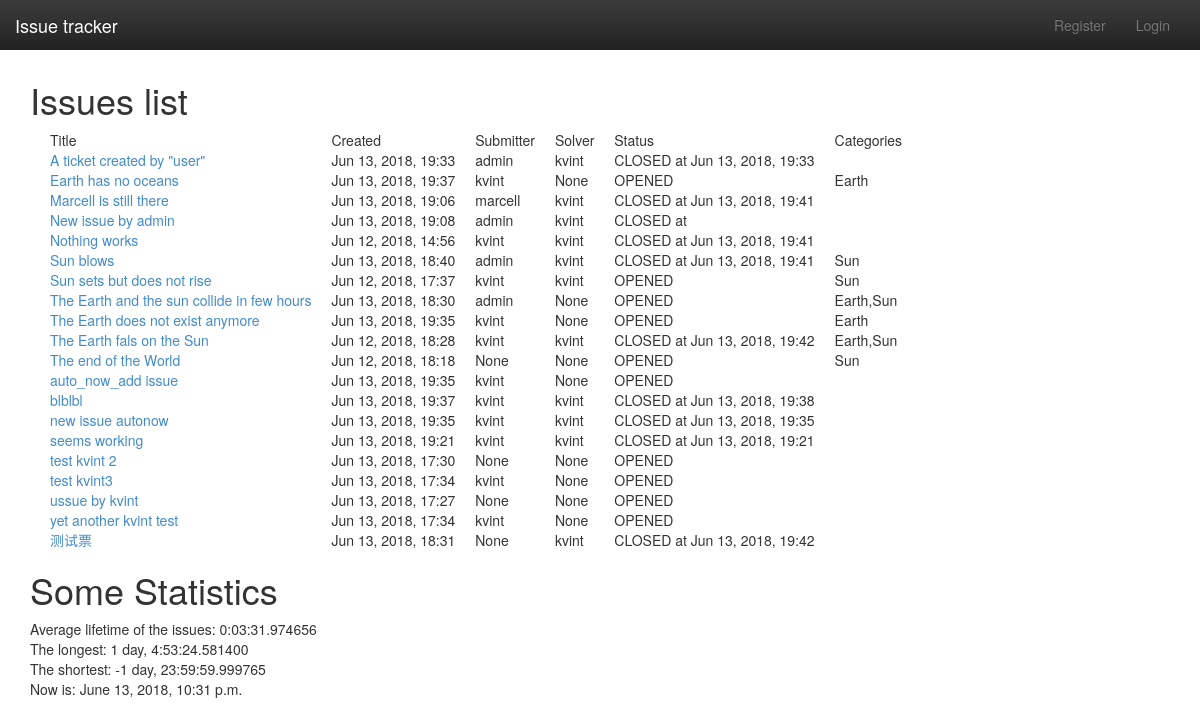
Before: / with the older database file.
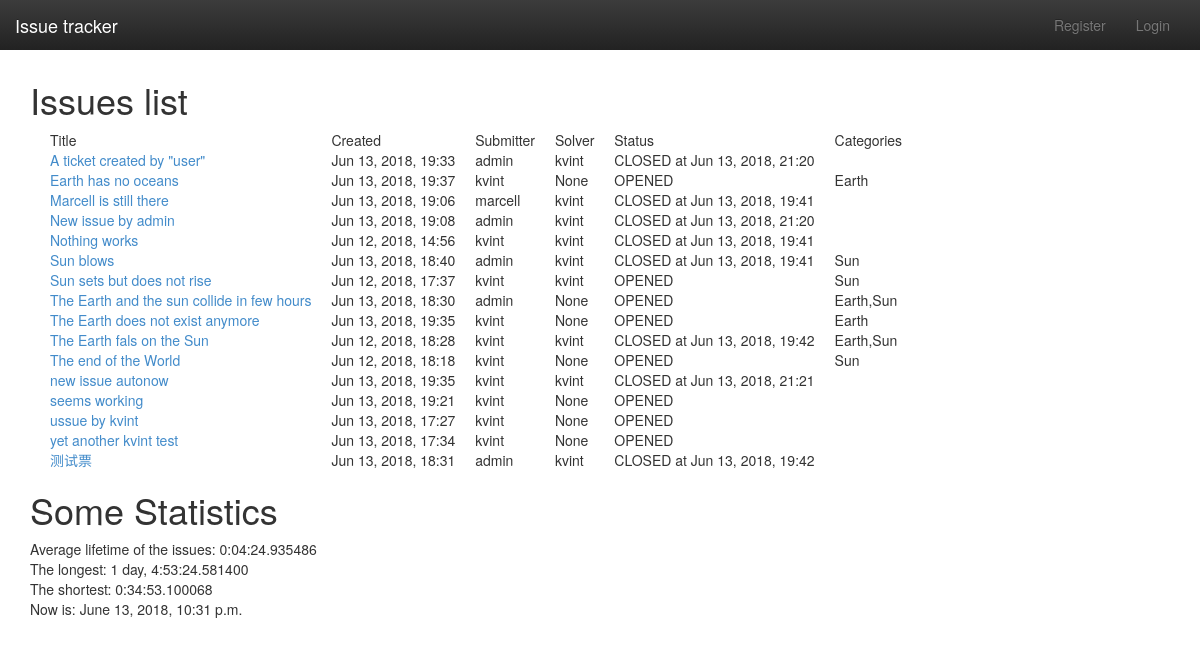
After: the same page with the newer database file.
### issuetracker/models.py (models this page shows, shortened)
class Ticket(models.Model):
    title = models.CharField(max_length=128)
    text = models.TextField()
    created = models.DateTimeField(auto_now_add=True)
    closed = models.BooleanField(default=False)
    closeddate = models.DateTimeField(null=True, blank=True, verbose_name=u'Closed date', auto_now_add=False)
    submitter = models.ForeignKey(User, related_name='Submitter', blank=True, null=True)
    solver = models.ForeignKey(User, default=None, blank=True, related_name='Solver', null=True)
    class Meta:
        ordering = ('title',)
    category      = models.ManyToManyField(Category, default=None, blank=True, verbose_name=u'Category')
    def get_category(self):
        return ",".join([str(p) for p in self.category.all()])

class Category(models.Model):
    title = models.CharField(max_length=30)
    def __str__(self):
        return self.title
    class Meta:
        ordering = ('title',)

### issuetracker/views.py (the view)
# urls.py: url(r'^$', IssuesListView.as_view(), name='index'),
class IssuesListView(ListView):
    model = Ticket
    template_name = 'list.html'
    def get_context_data(self, **kwargs):
        context = super(IssuesListView, self).get_context_data(**kwargs)
        tickets = Ticket.objects.all()
        total_lifetime = timedelta(microseconds=-1)
        number_of_solved_issues = 0
        number_of_unsolved_issues = 0
        lifetimes = []
        for t in tickets:
            if t.closeddate:
                number_of_solved_issues +=1
                lifetimes.append(t.closeddate - t.created)
            else:
                number_of_unsolved_issues +=1
                lifetimes.append(pytz.utc.localize(datetime.now()) - t.created)
        longest_time = max(lifetimes)
        shortest_time = min(lifetimes)
        for lt in lifetimes: total_lifetime+=lt
        average_lifetime = lt / (number_of_solved_issues+number_of_unsolved_issues)
        context['average_lifetime'] = average_lifetime
        context['longest_time'] = longest_time
        context['shortest_time'] = shortest_time
        context['now'] = datetime.now()
        return context

### templates/list.html (shortened to what this page needs)
{% extends 'base.html' %}
{% block content_block %}
<div>
    <h1>Issues list</h1>
    <table>
        <thead>
        <tr>
            <td>Title</td>
            <td>Created</td>
            <td>Submitter</td>
            <td>Solver</td>
            <td>Status</td>
            <td>Categories</td>
        </tr>
        </thead>
        <tbody>
        {% for ticket in object_list %}
        <tr>
            <td><a href="{% url 'detail' ticket.pk %}">{{ ticket.title }} </a></td>
            <td>{{ ticket.created|date:"M d, Y, H:i" }} </td>
            <td>{{ ticket.submitter }} </td>
            <td>{{ ticket.solver }} </td>
            <td>{{ ticket.closed|yesno:"CLOSED, OPENED" }} {% if ticket.closed %} at {{ ticket.closeddate|date:"M d, Y, H:i" }} {% endif %} </td>
            <td>{{ ticket.get_category }} </td>
        </tr>
        {% empty %}
        <tr>
            <td colspan=4>No tickets yet. </td>
        </tr>
        {% endfor %}
        </tbody>
    </table>
</div>
<div>
    <h1>Some Statistics</h1>
    <div>Average lifetime of the issues: {{ average_lifetime }}</div>
    <div>The longest: {{ longest_time }}</div>
    <div>The shortest: {{ shortest_time }}</div>
    <div>Now is: {{ now }}</div>
</div>
{% endblock %}

### templates/base.html (shortened to what this page needs)
<!doctype html>
{% load static %}
<html>
        <head>
            <link href="{% static "css/bootstrap.min.css" %}" rel="stylesheet">
            <link href="{% static "css/bootstrap-theme.min.css" %}" rel="stylesheet">
            <link href="{% static "css/style.css" %}" rel="stylesheet">
        </head>
    <body>
        <div class="navbar navbar-inverse navbar-fixed-top" role="navigation">
          <div class="container-fluid">
            <div class="navbar-header">
              <a class="navbar-brand" href="{% url 'index' %}">Issue tracker</a>
            </div>
            <div class="navbar-collapse collapse">
                   <ul class="nav navbar-nav navbar-right">
                       {% if user.is_authenticated %}
                        <li class="navbar-text">Welcome, {{ user.username }}!</li>
                        <li><a href="{% url 'logout' %}">Logout</a></li>
                       {% else %}
                        <li><a href="{% url 'register' %}">Register</a></li>
                        <li><a href="{% url 'login' %}">Login</a></li>
                       {% endif %}
                   </ul>
            </div>
          </div>
        </div>
        <div class="container">
            {% block content_block %}
            {% endblock %}
        </div>
    </body>
</html>

### issue/static/css/style.css (style rules this page uses)
body { padding-top: 60px; }
.navbar-fixed-top { border: 0; }
td, th { padding-left: 20px; }

Changed rows visible on the page:
removed Ticket: title "auto_now_add issue", created "Jun 13, 2018, 19:35", submitter "kvint", solver "None", closed "OPENED"
removed Ticket: title "blblbl", created "Jun 13, 2018, 19:37", submitter "kvint", solver "kvint", closed "CLOSED", closeddate "Jun 13, 2018, 19:38"
removed Ticket: title "test kvint 2", created "Jun 13, 2018, 17:30", submitter "None", solver "None", closed "OPENED"
removed Ticket: title "test kvint3", created "Jun 13, 2018, 17:34", submitter "kvint", solver "None", closed "OPENED"
changed Ticket "A ticket created by \"user\"": closeddate "Jun 13, 2018, 19:33" → "Jun 13, 2018, 21:20"
changed Ticket "New issue by admin": closeddate (not shown) → "Jun 13, 2018, 21:20"
changed Ticket "The end of the World": submitter "None" → "kvint"
changed Ticket "new issue autonow": closeddate "Jun 13, 2018, 19:35" → "Jun 13, 2018, 21:21"
changed Ticket "seems working": solver "kvint" → "None"; closed "CLOSED" → "OPENED"; closeddate "Jun 13, 2018, 19:21" → (not shown)
changed Ticket "ussue by kvint": submitter "None" → "kvint"
changed Ticket "测试票": submitter "None" → "admin"
Other visible differences:
{{ average_lifetime }}: "0:03:31.974656" → "0:04:24.935486"
{{ shortest_time }}: "-1 day, 23:59:59.999765" → "0:34:53.100068"
